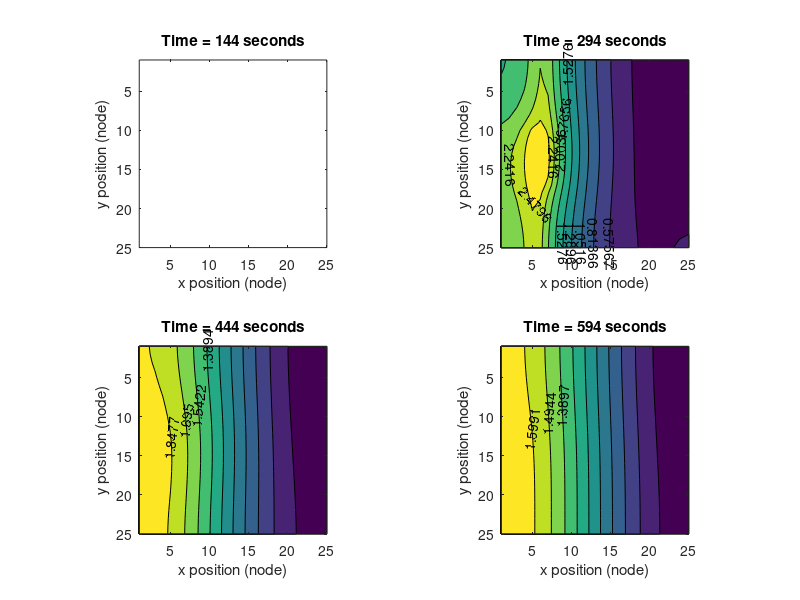
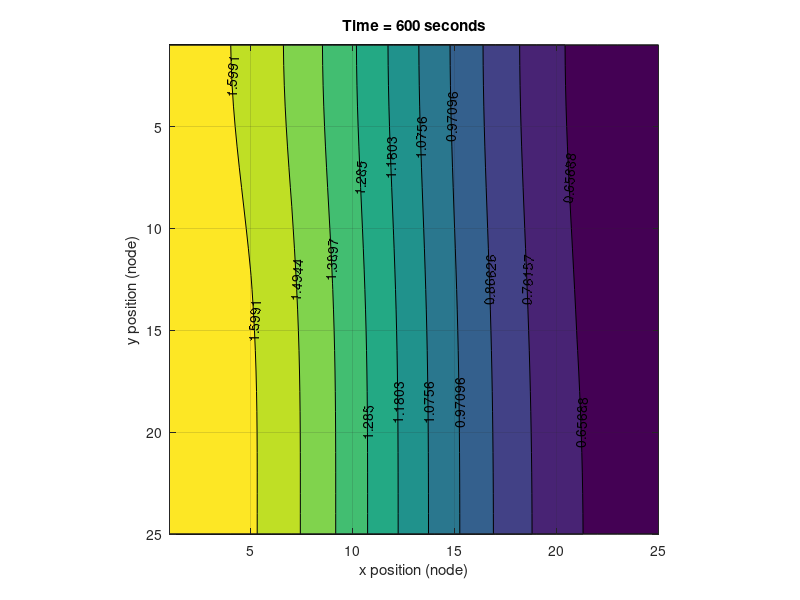
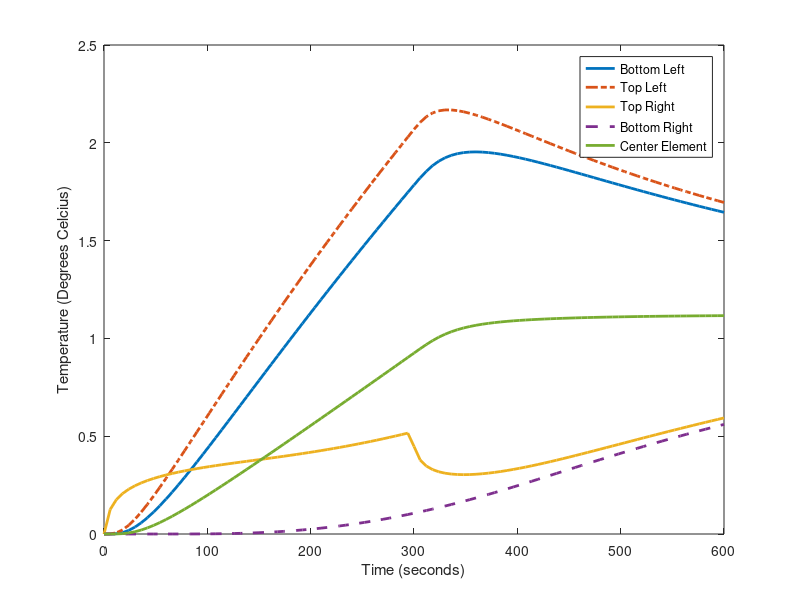

MATLAB code for these plots, in order:
clear all; close all;

% 2D Thermal Model for a thin plate with zoned internal heat generation

%% Printing Options
simTitle = 'test';
% Prompts whether to print a new plot when the script is run
% Will plot and save file with some descriptive filename
% Fix .eps printing to tikz printing someday
prompt = 'Should the Temperature Response and Transient Gradient plots be printed? [Y/n]';
prnt = input(prompt,'s');

%% Node Control from .csv
% heatZone = csvread('SnakeInput.csv');
% heatZoneSize = size(heatZone);
% heatZoneV = reshape(heatZone,numel(heatZone),1);
% inputNodes = sum(heatZoneV);
% 
% n = heatZoneSize(1);
% m = heatZoneSize(2);
% N = n*m;

%% Manual Node Control
n = 25;
m = 25;
N = n*m;

%% Parameters
tempInit = 0;

x0 = tempInit * ones(n*m,1);

% Properties for somematerial (R)
cp = 840; % J/(kg-K)
p = 1850; % kg/m^3
tmax = 600; % run time: seconds
ks = 10; % W/(m-K)
L = .16; % length: meter
th = .18; % thickness: meter
Qs = 15; % Value of step power input
area = L^2;
Qos = 0; % Value of step power loss Side
h_t = 1; % Convection coefficient at top
h_b = 1; % Convection coefficient at bottom
Qot = 0; % Value of step power loss Top
Qob = 0; % Value of step power loss Bottom


% Time Step and Vector
dt = tmax/100;
t = 0:dt:tmax;

dx = L/n; % length between each node
a = dx*th; % cross sectional area of node

C = cp*dx*a*p; % thermal capacitance
R = dx/(ks*a); % thermal resistance

%% Setup A Matrix
tic

%% Main diagonal construction: coefficient of i,j element
% Coefficient value for internal elements are inserted at every location, 
% then replaced if the element is on an edge.
Aa = (-(4*R^3)/(C*R^4))*ones(n*m,1); % Value of C_i,j for internal elements
Aa(1:n) = -(3*R^2)/(C*R^3); % Value of C_i,j for left edge replacement
Aa(n*m-(n-1):n*m) = -(3*R^2)/(C*R^3); % Value of C_i,j for right edge 
%    replacement

% This loop modifies the C_i,j value for edge elements along the top and
% bottom of the grid by checking if they are an even multiple of n or are 
% one larger than an even multiple of n.
for i = 1:n*m
    if mod(i,n) == 0
        Aa(i) = -(3*R^2)/(C*R^3); % Bottom row
    elseif mod(i,n) == 1
        Aa(i) = -(3*R^2)/(C*R^3); % Top row
    else
    end
end

% This block adjusts the corners to the correct coefficient values.
Aa(1) = -(2*R)/(C*R^2);
Aa(n) = Aa(1);
Aa(n*m) = Aa(1);
Aa(n*m-(n-1)) = Aa(1);

%% Auxiliary diagonal construction: coefficients of adjacent elements

% Ab will map to two diagonals directly next to the main diagonal and
% represents resistance between C_i,j and C_i,j(+/-)1 (elements east and
% west). The A Matrix is constructed by first going down the left column
% and finishing by going down the right column, so offsetting the diagonal
% by n rows takes care of removing resistances where there is no element to
% the east or west.
Ab = (1/(C*R))*ones(n*m-n,1);

% Ac will map to a diagonal which represents resistance between C_i,j and
% C_i-1,j (element south)
Ac = (1/(C*R))*ones(n*m-1,1);

% This loop removes elements from Ac at the bottom edge of the grid array,
% where there is no thermal element to the south.
for i = 1:n*m-1
    if mod(i,n) == 0
        Ac(i) = 0;
    else
    end
end

% Ad will map to a diagonal which represents resistance between C_i,j and
% C_i+1,j (element north)
Ad = (1/(C*R))*ones(n*m-1,1);

% This loop removes elements from Ad at the top edge of the grid array,
% where there is no thermal element to the north.
for i = 2:n*m-1
    if mod(i,n) == 1
        Ad(i-1) = 0;
    else
    end
end

%% Combine state variable coefficient values into sparse A matrix.
v = zeros(n,1); % zeroes required to offset east and west edges
Aba = [v;Ab]; % elements to the east
Abb = [Ab;v]; % elements to the west
v = [0]; % zero required to offset north and south edges
Ac = [Ac;v]; % elements to the south
Ad = [v;Ad]; % elements to the north
% Aa(1) = -1/(C*R);
% Aa(n*m) = -1/(C*R);

% Vectors required to create sparse A matrix
A = [Abb Ac Aa Ad Aba];
v = [-n -1 0 1 n]';

A = spdiags(A,v,N,N);

A_full = full(A);

timeDiag = toc;

% Input Vectors (Bi = Heat in; Bot,Bob,Bos = Heat out (top,bottom,side))
Bi = zeros(n*m,1);
Bot = zeros(n*m,1);
Bob = ones(n*m,1);
Bos = zeros(n*m,1);

%% Control for where heat is input by changing B to weight specific nodes.

% Bi = 1/(C*R)*heatZoneV;

% Bi = ones(n*m,1); Bi = (1/(C*R))*Bi;
% Bi(ceil(m*n/2)) = 1/(C*R); % Center Element
% Bi(1) = 1/(C*R); % First Element
% Bi(m*n-(n-1):m*n) = 1/(C*R); % All Right Edge
% Bi(1:n) = 1/(C*R); % All Left Edge
% Bi(m*n-(floor(n/2))) = 1/(C*R);
% Bi(n+2) = 1/(C*R);
Bi(N) = 1/(C*R); % Last Element
Bi(110:167) = 1/(C*R); % Some Random Elements

% Bos(1:n) = 1/(C*R); % All Left Edge
% Bos(m*n-(n-1):m*n) = 1/(R*C); % All Right Edge
% Bos(n*m) = 1/(C*R); % Last Element
% Bos(1) = 1/(C*R); % First Element

%% Input vectors for SS

% Bot(m*n-(n-1):m*n) = 1/(C*R);

Bot = (1/(C*R))*Bot;
Bob = (1/(C*R))*Bob;
Bos = (1/(C*R))*Bos;
B = [Bi Bot Bob Bos];

% B = B * 1/(C*R);

%% Power Input
% Inputs vectors (power input and power loss)
uQs = zeros(length(t),1);
uQot = zeros(length(t),1);
uQob = zeros(length(t),1);
uQos = zeros(length(t),1);

% Power Input Vector (used to set time power is on or off)
uQs(1:length(t)/2,1) = Qs/(nnz(Bi));
uQos(1:length(t),1) = Qos;
uQot(1:length(t),1) = Qot/N;
uQob(1:length(t),1) = Qob/N;

% Combine inputs for lsim
u = [uQs uQos uQot uQob];

% u = Qs * zeros(length(t),1); %step function; for all time, input = Qs
% Qsu = Qs * ones(10,1);
% u(1:10) = Qsu;

%% Output vectors for SS

Cc = speye(m*n);

D = 0;

%% Simulation
tic
sys = ss(A,B,Cc,D);
y = lsim(sys,u,t,x0);
timeSim = toc;

%% Reorder results into element grid and plot/print contours

for i = 0:n-1
    for j = 2:length(t)-1
        M(:,i+1,j) = y(j,i*n+1:i*n+n);
    end
end

tempFinal = y(end,:);
maxTemp = max(tempFinal);
minTemp = min(tempFinal);
tenCont = floor((maxTemp-minTemp)/10);
tenCont = 10;

M1 = M(:,:,2);

figure

g = 4;

for j = 1:g
    subplot(g/2,2,j)
    contourf(M(:,:,j*floor(length(t)/g)),'ShowText','on','LevelStepMode',...
        'manual','LevelStep',tenCont);
    xlabel('x position (node)'); ylabel('y position (node)')
    lbl = num2str(t(j*floor(length(t)/g)));
    lbl = [lbl,' seconds'];
    ttl = ['Time = ',lbl]; title(ttl);
    set(gca,'Ydir','reverse');
    axis equal
end
pathStr = '/Users/jonathon/Documents/Thesis/thermalmodel/latex/figures/CtrTnst';
tempInitStr = [',it' num2str(tempInit)];
powerInputStr = [',pi' num2str(Qs)];
pathStr = strcat(pathStr,simTitle);
if strcmp(prnt,'Y') == 1
    print(pathStr,'-depsc')
else
end

figure
contourf(M(:,:,length(t)-1),10,'ShowText','on');
grid on
xlabel('x position (node)'); ylabel('y position (node)')
lbl = num2str(t(end));
lbl = [lbl,' seconds'];
ttl = ['Time = ',lbl]; title(ttl);
set(gca,'Ydir','reverse');
axis equal

figure
plot(t,y(:,1),'LineWidth',2)
hold on
plot(t,y(:,n),'-.','LineWidth',2)
plot(t,y(:,m*n),'LineWidth',2)
plot(t,y(:,m*n-(n-1)),'--','LineWidth',2)
plot(t,y(:,ceil(m*n/2)),'LineWidth',2)
xlabel('Time (seconds)'); ylabel('Temperature (Degrees Celcius)');
legend('Bottom Left','Top Left','Top Right','Bottom Right','Center Element')
pathStr = '/Users/jonathon/Documents/Thesis/thermalmodel/latex/figures/TmpRspn';
pathStr = strcat(pathStr,simTitle);
if strcmp(prnt,'Y') == 1
    print(pathStr,'-depsc')
else
end

timeSim/60;
timeSimSec = num2str(timeSim,3);
timeSimMin = num2str(timeSim/60,3);
if timeSim <= 60
    disp(['Simulation Run time = ',timeSimSec,' seconds'])
else
    disp(['Simulation Run time = ',timeSimMin,' minutes'])
end
beep